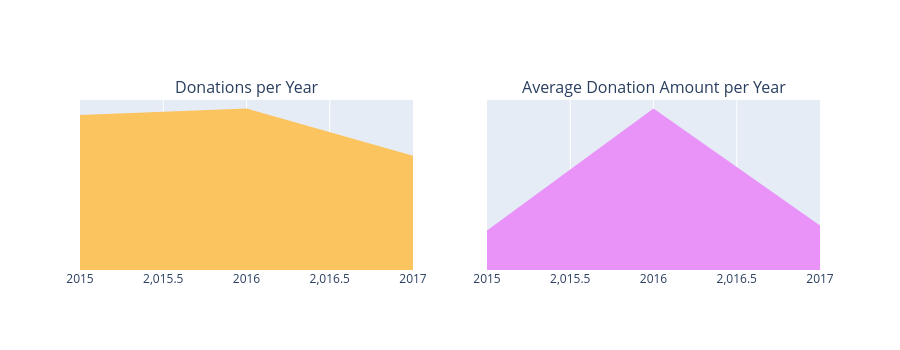

The notebook cell this image was saved under:
### Markdown cell above
> - **Donantes Más Generosos: **
> - Un donante que no es maestro, de **Manhattan Beach, California**, ha donado más de **18,000 veces** (mostrado como D1 en la gráfica de la esquina superior izquierda) en donorschoose. Otro donante que no es maestro, de Nueva York, ha donado un monto total masivo igual a **1.8 millones de USD** en aproximadamente 10,513 donaciones (mostrado como D1 en la gráfica de la esquina superior derecha). 
> - El pago único más alto de **60K** para el proyecto "Learning to Play while Playing to Learn" fue realizado por un donante de **Anahola, Hawái**, quien ha hecho un total de 223 donaciones hasta ahora. 

## <a id="3.4"> 3.4 Qué Montos de Donación se recibieron y en qué momentos ? </a>

### Donaciones por Año 
 - 3.4.1 Número de Donaciones por Año 
 - 3.4.2 Monto Promedio de Donación por Año

### Code cell
import pandas as pd
import plotly.graph_objects as go
from plotly.subplots import make_subplots
from plotly.offline import iplot

# Convertir fechas
donations_df['Donation Date'] = pd.to_datetime(donations_df['Donation Received Date'])

donations_df['Donation Year'] = donations_df['Donation Date'].dt.year
donations_df['Donation Month'] = donations_df['Donation Date'].dt.month
donations_df['Donation Day'] = donations_df['Donation Date'].dt.day
donations_df['Donation Weekday'] = donations_df['Donation Date'].dt.weekday
donations_df['Donation Hour'] = donations_df['Donation Date'].dt.hour

# Agrupar datos
t1 = donations_df.groupby('Donation Year').agg(
    {
        'Donation Month':'count',
        'Donation Amount':'mean'
    }
).reset_index().rename(columns={
    'Donation Month':'Total Donations',
    'Donation Amount':'Average Amount'
})

# Crear figura
fig = make_subplots(
    rows=1,
    cols=2,
    subplot_titles=("Donations per Year", "Average Donation Amount per Year")
)

fig.add_trace(
    go.Scatter(
        x=t1['Donation Year'],
        y=t1['Total Donations'],
        fill='tozeroy',
        fillcolor='#fcc45f',
        mode='none'
    ),
    row=1,
    col=1
)

fig.add_trace(
    go.Scatter(
        x=t1['Donation Year'],
        y=t1['Average Amount'],
        fill='tozeroy',
        fillcolor='#e993f9',
        mode='none'
    ),
    row=1,
    col=2
)

fig.update_layout(
    height=350,
    showlegend=False
)

fig.update_yaxes(
    showgrid=False,
    zeroline=False,
    showline=False,
    showticklabels=False
)

iplot(fig)

### Figure 1 — Plotly figure (JSON) as saved in the notebook; plotly's stock layout.template omitted (floating-point values rounded to 4 significant figures)
{"data": [{"fill": "tozeroy", "fillcolor": "#fcc45f", "mode": "none", "type": "scatter", "x": [2015, 2016, 2017], "xaxis": "x", "y": [72, 75, 53], "yaxis": "y"}, {"fill": "tozeroy", "fillcolor": "#e993f9", "mode": "none", "type": "scatter", "x": [2015, 2016, 2017], "xaxis": "x2", "y": [228.1, 929.7, 255.6], "yaxis": "y2"}], "layout": {"annotations": [{"font": {"size": 16}, "showarrow": false, "text": "Donations per Year", "x": 0.225, "xanchor": "center", "xref": "paper", "y": 1, "yanchor": "bottom", "yref": "paper"}, {"font": {"size": 16}, "showarrow": false, "text": "Average Donation Amount per Year", "x": 0.775, "xanchor": "center", "xref": "paper", "y": 1, "yanchor": "bottom", "yref": "paper"}], "height": 350, "showlegend": false, "xaxis": {"anchor": "y", "domain": [0, 0.45]}, "xaxis2": {"anchor": "y2", "domain": [0.55, 1]}, "yaxis": {"anchor": "x", "domain": [0, 1], "showgrid": false, "showline": false, "showticklabels": false, "zeroline": false}, "yaxis2": {"anchor": "x2", "domain": [0, 1], "showgrid": false, "showline": false, "showticklabels": false, "zeroline": false}}}
